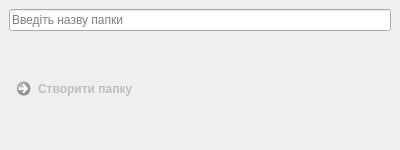
<?xml version="1.0" encoding="UTF-8"?>
<ui version="4.0">
 <class>MainWindow</class>
 <widget class="QMainWindow" name="MainWindow">
  <property name="geometry">
   <rect>
    <x>0</x>
    <y>0</y>
    <width>400</width>
    <height>150</height>
   </rect>
  </property>
  <property name="windowTitle">
   <string>Створити папку</string>
  </property>
  <property name="windowIcon">
   <iconset resource="logo.qrc">
    <normaloff>:/:/newPrefix/logo1.png/logo.png</normaloff>:/:/newPrefix/logo1.png/logo.png</iconset>
  </property>
  <widget class="QWidget" name="centralwidget">
   <layout class="QVBoxLayout" name="verticalLayout">
    <item>
     <widget class="QLineEdit" name="folder_name">
      <property name="placeholderText">
       <string>Введіть назву папки</string>
      </property>
     </widget>
    </item>
    <item>
     <spacer name="verticalSpacer">
      <property name="orientation">
       <enum>Qt::Vertical</enum>
      </property>
      <property name="sizeHint" stdset="0">
       <size>
        <width>20</width>
        <height>40</height>
       </size>
      </property>
     </spacer>
    </item>
    <item>
     <widget class="QCommandLinkButton" name="create_folder">
      <property name="enabled">
       <bool>false</bool>
      </property>
      <property name="text">
       <string>Створити папку</string>
      </property>
      <property name="icon">
       <iconset resource="logo.qrc">
        <normaloff>:/:/newPrefix/logo1.png/plus.png</normaloff>:/:/newPrefix/logo1.png/plus.png</iconset>
      </property>
      <property name="iconSize">
       <size>
        <width>40</width>
        <height>40</height>
       </size>
      </property>
     </widget>
    </item>
    <item>
     <spacer name="verticalSpacer_2">
      <property name="orientation">
       <enum>Qt::Vertical</enum>
      </property>
      <property name="sizeHint" stdset="0">
       <size>
        <width>20</width>
        <height>40</height>
       </size>
      </property>
     </spacer>
    </item>
   </layout>
  </widget>
 </widget>
 <resources>
  <include location="logo.qrc"/>
 </resources>
 <connections/>
</ui>
